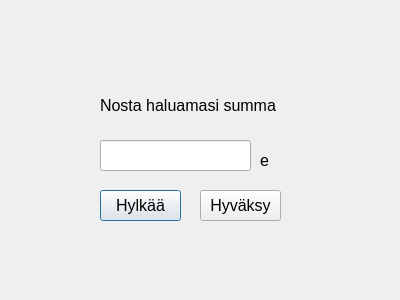
<?xml version="1.0" encoding="UTF-8"?>
<ui version="4.0">
 <class>SecondSum</class>
 <widget class="QDialog" name="SecondSum">
  <property name="geometry">
   <rect>
    <x>0</x>
    <y>0</y>
    <width>400</width>
    <height>300</height>
   </rect>
  </property>
  <property name="windowTitle">
   <string>Dialog</string>
  </property>
  <widget class="QLabel" name="txtlabel">
   <property name="geometry">
    <rect>
     <x>100</x>
     <y>90</y>
     <width>191</width>
     <height>31</height>
    </rect>
   </property>
   <property name="font">
    <font>
     <pointsize>12</pointsize>
    </font>
   </property>
   <property name="text">
    <string>Nosta haluamasi summa</string>
   </property>
  </widget>
  <widget class="QLabel" name="txtlabel2">
   <property name="geometry">
    <rect>
     <x>260</x>
     <y>150</y>
     <width>16</width>
     <height>21</height>
    </rect>
   </property>
   <property name="font">
    <font>
     <pointsize>12</pointsize>
    </font>
   </property>
   <property name="text">
    <string>e</string>
   </property>
  </widget>
  <widget class="QLineEdit" name="nosto_amount">
   <property name="geometry">
    <rect>
     <x>100</x>
     <y>140</y>
     <width>151</width>
     <height>31</height>
    </rect>
   </property>
   <property name="font">
    <font>
     <pointsize>12</pointsize>
    </font>
   </property>
  </widget>
  <widget class="QPushButton" name="btncancel">
   <property name="geometry">
    <rect>
     <x>100</x>
     <y>190</y>
     <width>81</width>
     <height>31</height>
    </rect>
   </property>
   <property name="font">
    <font>
     <pointsize>12</pointsize>
    </font>
   </property>
   <property name="text">
    <string>Hylkää</string>
   </property>
  </widget>
  <widget class="QPushButton" name="btnconfirm">
   <property name="geometry">
    <rect>
     <x>200</x>
     <y>190</y>
     <width>81</width>
     <height>31</height>
    </rect>
   </property>
   <property name="font">
    <font>
     <pointsize>12</pointsize>
    </font>
   </property>
   <property name="text">
    <string>Hyväksy</string>
   </property>
  </widget>
 </widget>
 <resources/>
 <connections/>
</ui>
